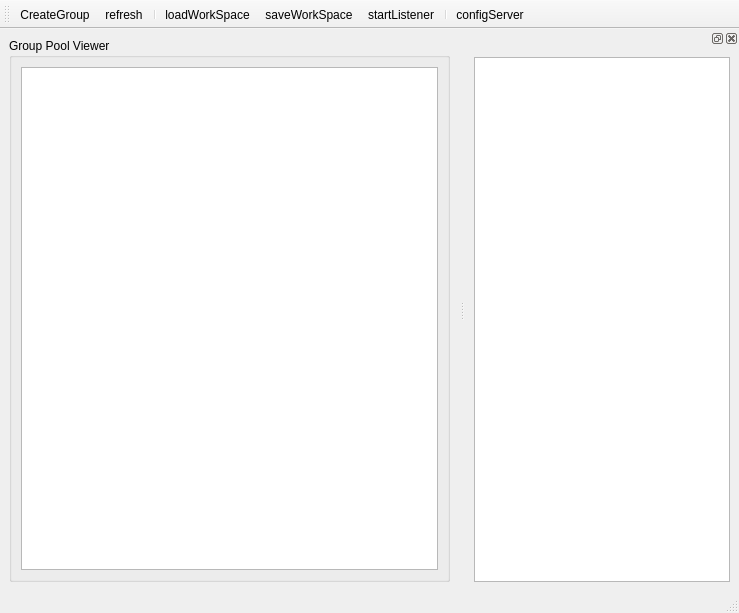
<?xml version="1.0" encoding="UTF-8"?>
<ui version="4.0">
 <class>MainWindow</class>
 <widget class="QMainWindow" name="MainWindow">
  <property name="geometry">
   <rect>
    <x>0</x>
    <y>0</y>
    <width>739</width>
    <height>613</height>
   </rect>
  </property>
  <property name="windowTitle">
   <string>Ultra Software Test Automation Framework</string>
  </property>
  <widget class="QWidget" name="centralwidget">
   <layout class="QGridLayout" name="gridLayout_2">
    <item row="0" column="0">
     <widget class="QGroupBox" name="groupBox">
      <property name="title">
       <string>Group Pool Viewer</string>
      </property>
      <layout class="QGridLayout" name="gridLayout">
       <item row="0" column="1">
        <widget class="QTreeView" name="groupTreeView">
         <property name="contextMenuPolicy">
          <enum>Qt::CustomContextMenu</enum>
         </property>
         <property name="acceptDrops">
          <bool>false</bool>
         </property>
         <property name="editTriggers">
          <set>QAbstractItemView::NoEditTriggers</set>
         </property>
         <property name="dragEnabled">
          <bool>false</bool>
         </property>
         <property name="dragDropOverwriteMode">
          <bool>false</bool>
         </property>
         <property name="dragDropMode">
          <enum>QAbstractItemView::DragDrop</enum>
         </property>
         <property name="defaultDropAction">
          <enum>Qt::MoveAction</enum>
         </property>
         <property name="selectionMode">
          <enum>QAbstractItemView::SingleSelection</enum>
         </property>
         <property name="selectionBehavior">
          <enum>QAbstractItemView::SelectRows</enum>
         </property>
         <property name="sortingEnabled">
          <bool>true</bool>
         </property>
         <attribute name="headerVisible">
          <bool>true</bool>
         </attribute>
        </widget>
       </item>
      </layout>
     </widget>
    </item>
   </layout>
  </widget>
  <widget class="QStatusBar" name="statusbar"/>
  <widget class="QDockWidget" name="logDockWidget">
   <property name="minimumSize">
    <size>
     <width>270</width>
     <height>559</height>
    </size>
   </property>
   <property name="toolTip">
    <string>Log Viewer</string>
   </property>
   <attribute name="dockWidgetArea">
    <number>2</number>
   </attribute>
   <widget class="QWidget" name="dockWidgetContents_2">
    <layout class="QGridLayout" name="gridLayout_3">
     <item row="0" column="0">
      <widget class="QTextEdit" name="logTextEdit"/>
     </item>
    </layout>
   </widget>
  </widget>
  <widget class="QToolBar" name="toolBar">
   <property name="windowTitle">
    <string>toolBar</string>
   </property>
   <attribute name="toolBarArea">
    <enum>TopToolBarArea</enum>
   </attribute>
   <attribute name="toolBarBreak">
    <bool>false</bool>
   </attribute>
   <addaction name="actionCreateGroup"/>
   <addaction name="actionRefresh"/>
   <addaction name="separator"/>
   <addaction name="actionLoadWorkSpace"/>
   <addaction name="actionSaveWorkSpace"/>
   <addaction name="actionStartListener"/>
   <addaction name="separator"/>
   <addaction name="actionConfigServer"/>
  </widget>
  <action name="actionCreateGroup">
   <property name="icon">
    <iconset resource="resources_rc.qrc">
     <normaloff>:/icons/icons/cluster.png</normaloff>:/icons/icons/cluster.png</iconset>
   </property>
   <property name="text">
    <string>CreateGroup</string>
   </property>
   <property name="toolTip">
    <string>&lt;html&gt;&lt;head/&gt;&lt;body&gt;&lt;p&gt;create a DUT pool for same test purpose&lt;/p&gt;&lt;/body&gt;&lt;/html&gt;</string>
   </property>
  </action>
  <action name="actionAddNewDut">
   <property name="icon">
    <iconset resource="resources_rc.qrc">
     <normaloff>:/icons/icons/add_device.png</normaloff>:/icons/icons/add_device.png</iconset>
   </property>
   <property name="text">
    <string>addNewDut</string>
   </property>
   <property name="toolTip">
    <string>Add a new Device Under Test</string>
   </property>
  </action>
  <action name="actionRemoveDut">
   <property name="icon">
    <iconset resource="resources_rc.qrc">
     <normaloff>:/icons/icons/minus.png</normaloff>:/icons/icons/minus.png</iconset>
   </property>
   <property name="text">
    <string>removeDut</string>
   </property>
   <property name="toolTip">
    <string>Remove a Device under Test</string>
   </property>
  </action>
  <action name="actionConfigureDut">
   <property name="icon">
    <iconset resource="resources_rc.qrc">
     <normaloff>:/icons/icons/config.png</normaloff>:/icons/icons/config.png</iconset>
   </property>
   <property name="text">
    <string>configureDut</string>
   </property>
   <property name="toolTip">
    <string>edit DUT info</string>
   </property>
  </action>
  <action name="actionRefresh">
   <property name="icon">
    <iconset resource="resources_rc.qrc">
     <normaloff>:/icons/icons/refresh.png</normaloff>:/icons/icons/refresh.png</iconset>
   </property>
   <property name="text">
    <string>refresh</string>
   </property>
   <property name="toolTip">
    <string>refresh Dut Status</string>
   </property>
  </action>
  <action name="actionOpenDutView">
   <property name="icon">
    <iconset resource="resources_rc.qrc">
     <normaloff>:/icons/icons/monitor.png</normaloff>:/icons/icons/monitor.png</iconset>
   </property>
   <property name="text">
    <string>openDutView</string>
   </property>
  </action>
  <action name="actionLoadWorkSpace">
   <property name="icon">
    <iconset resource="resources_rc.qrc">
     <normaloff>:/icons/icons/load.png</normaloff>:/icons/icons/load.png</iconset>
   </property>
   <property name="text">
    <string>loadWorkSpace</string>
   </property>
  </action>
  <action name="actionSaveWorkSpace">
   <property name="icon">
    <iconset resource="resources_rc.qrc">
     <normaloff>:/icons/icons/save.png</normaloff>:/icons/icons/save.png</iconset>
   </property>
   <property name="text">
    <string>saveWorkSpace</string>
   </property>
  </action>
  <action name="actionConfigServer">
   <property name="icon">
    <iconset resource="resources_rc.qrc">
     <normaloff>:/icons/icons/config.png</normaloff>:/icons/icons/config.png</iconset>
   </property>
   <property name="text">
    <string>configServer</string>
   </property>
  </action>
  <action name="actionStartListener">
   <property name="icon">
    <iconset resource="resources_rc.qrc">
     <normaloff>:/icons/icons/socket.png</normaloff>:/icons/icons/socket.png</iconset>
   </property>
   <property name="text">
    <string>startListener</string>
   </property>
  </action>
 </widget>
 <resources>
  <include location="resources_rc.qrc"/>
 </resources>
 <connections/>
</ui>
